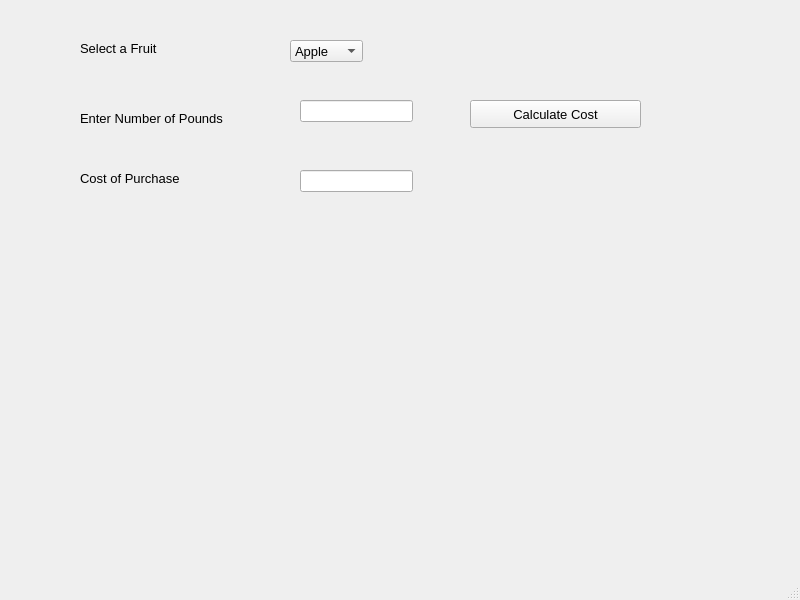
<?xml version="1.0" encoding="UTF-8"?>
<ui version="4.0">
 <class>fruitPurchase</class>
 <widget class="QMainWindow" name="fruitPurchase">
  <property name="geometry">
   <rect>
    <x>0</x>
    <y>0</y>
    <width>800</width>
    <height>600</height>
   </rect>
  </property>
  <property name="font">
   <font>
    <family>Arial</family>
    <pointsize>10</pointsize>
   </font>
  </property>
  <property name="windowTitle">
   <string>Fruit Purchase</string>
  </property>
  <widget class="QWidget" name="centralwidget">
   <widget class="QLabel" name="lblFruit">
    <property name="geometry">
     <rect>
      <x>80</x>
      <y>40</y>
      <width>121</width>
      <height>16</height>
     </rect>
    </property>
    <property name="font">
     <font>
      <family>Arial</family>
      <pointsize>10</pointsize>
     </font>
    </property>
    <property name="text">
     <string>Select a Fruit</string>
    </property>
   </widget>
   <widget class="QLabel" name="lblQuantity">
    <property name="geometry">
     <rect>
      <x>80</x>
      <y>110</y>
      <width>221</width>
      <height>16</height>
     </rect>
    </property>
    <property name="text">
     <string>Enter Number of Pounds</string>
    </property>
   </widget>
   <widget class="QLabel" name="lblCost">
    <property name="geometry">
     <rect>
      <x>80</x>
      <y>170</y>
      <width>151</width>
      <height>16</height>
     </rect>
    </property>
    <property name="text">
     <string>Cost of Purchase</string>
    </property>
   </widget>
   <widget class="QLineEdit" name="txtCost">
    <property name="geometry">
     <rect>
      <x>300</x>
      <y>170</y>
      <width>113</width>
      <height>22</height>
     </rect>
    </property>
    <property name="readOnly">
     <bool>true</bool>
    </property>
   </widget>
   <widget class="QLineEdit" name="txtQuantity">
    <property name="geometry">
     <rect>
      <x>300</x>
      <y>100</y>
      <width>113</width>
      <height>22</height>
     </rect>
    </property>
   </widget>
   <widget class="QComboBox" name="cmbFruit">
    <property name="geometry">
     <rect>
      <x>290</x>
      <y>40</y>
      <width>73</width>
      <height>22</height>
     </rect>
    </property>
    <item>
     <property name="text">
      <string>Apple</string>
     </property>
    </item>
    <item>
     <property name="text">
      <string>Orange</string>
     </property>
    </item>
    <item>
     <property name="text">
      <string>Mango</string>
     </property>
    </item>
    <item>
     <property name="text">
      <string>Kiwi</string>
     </property>
    </item>
    <item>
     <property name="text">
      <string>Banana</string>
     </property>
    </item>
   </widget>
   <widget class="QLabel" name="lblPrice">
    <property name="geometry">
     <rect>
      <x>420</x>
      <y>40</y>
      <width>121</width>
      <height>16</height>
     </rect>
    </property>
    <property name="text">
     <string/>
    </property>
   </widget>
   <widget class="QPushButton" name="btnCalculate">
    <property name="geometry">
     <rect>
      <x>470</x>
      <y>100</y>
      <width>171</width>
      <height>28</height>
     </rect>
    </property>
    <property name="text">
     <string>Calculate Cost</string>
    </property>
   </widget>
  </widget>
  <widget class="QMenuBar" name="menubar">
   <property name="geometry">
    <rect>
     <x>0</x>
     <y>0</y>
     <width>800</width>
     <height>25</height>
    </rect>
   </property>
  </widget>
  <widget class="QStatusBar" name="statusbar"/>
 </widget>
 <resources/>
 <connections/>
</ui>
